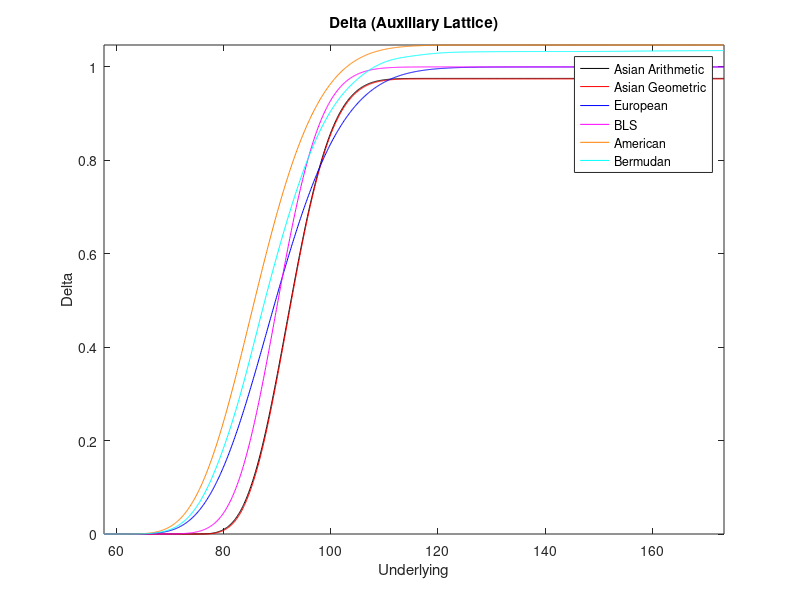

Source code (MATLAB):
clear;
clc;
tic
alpha = 1.99999;
r = 0.1;
 
T = 0.5;
Strike = 95;
NumOfTimeSteps=8;
 Sigma=0.10;
 lambda=sqrt(1.5);
 M=2*NumOfTimeSteps+1;
 StrCallPut='Call';
 %dynamics.S0=S0;
 %M_Bermudan=2;
 
 Underlying=100;
 %reading underlying for Asian Arithmetic
data1=load('1AsianAaGreeks.txt'); 
x=data1(:,1);
AsianAaDelta=data1(:,2);
 
%reading underlying for Asia Geometric
data2=load('1AsianGaGreeks.txt'); 
%x=data2(:,1);
AsianGaDelta=data2(:,2);  
 
 
%reading underlying for European
data2=load('1EuropeanGreeks.txt'); 
%x=data2(:,1);
EuropeanDelta=data2(:,2); 
 
%reading underlying for American
data2=load('1AmericanGreeks.txt'); 
%x=data2(:,1);
AmericanDelta=data2(:,2);
 
 
%reading underlying for Bermudan
data2=load('1BermudanGreeks.txt'); 
%x=data2(:,1);
BermudanDelta=data2(:,2);
 
 
samplingRateIncrease = 20;
newXSamplePoints = linspace(min(x), max(x), length(x) * samplingRateIncrease);
 
smoothedYAsianAa = spline(x, AsianAaDelta, newXSamplePoints);
 
smoothedYAsianGa = spline(x, AsianGaDelta, newXSamplePoints);
 
smoothedYEuropean = spline(x,EuropeanDelta, newXSamplePoints);
 
smoothedYAmerican = spline(x,AmericanDelta, newXSamplePoints);
 
smoothedYBermudan = spline(x,BermudanDelta, newXSamplePoints);
 
%%
range=min(x):0.1:max(x);
%Interpolation & Extrapolation
type='pchip';
IntYAsianAa = interp1(newXSamplePoints,smoothedYAsianAa,range,type,'extrap');
 
IntYAsianGa = interp1(newXSamplePoints, smoothedYAsianGa, range,type,'extrap');
 
IntYEuropean = interp1(newXSamplePoints,smoothedYEuropean,range,type,'extrap');
 
IntYAmerican = interp1(newXSamplePoints,smoothedYAmerican,range,type,'extrap');
 
IntYBermudan = interp1(newXSamplePoints,smoothedYBermudan,range,type,'extrap');
 
%%
 
plot(range,IntYAsianAa,'k')
hold on
 
plot(range,IntYAsianGa,'r')
hold on
 
plot(range,IntYEuropean,'b')
hold on
 
blsDelta=blsdelta(range,Strike,r,T,Sigma);
plot(range,blsDelta,'m')
hold on
 
plot(range,IntYAmerican,'Color',[1 0.5 0])
hold on
 
plot(range,IntYBermudan,'c')
axis tight
ylim([0 max([IntYAsianAa,IntYAsianGa,IntYEuropean,IntYAmerican])])
title(' Delta (Auxiliary Lattice) ')
xlabel('Underlying')
ylabel('Delta')
 
legend('Asian Arithmetic','Asian Geometric', 'European', 'BLS', 'American', 'Bermudan')
saveas(gcf,'1DeltaInterpolation_Aux31.png')
hold off
%min(x)
%max(x)
%hold off
toc

